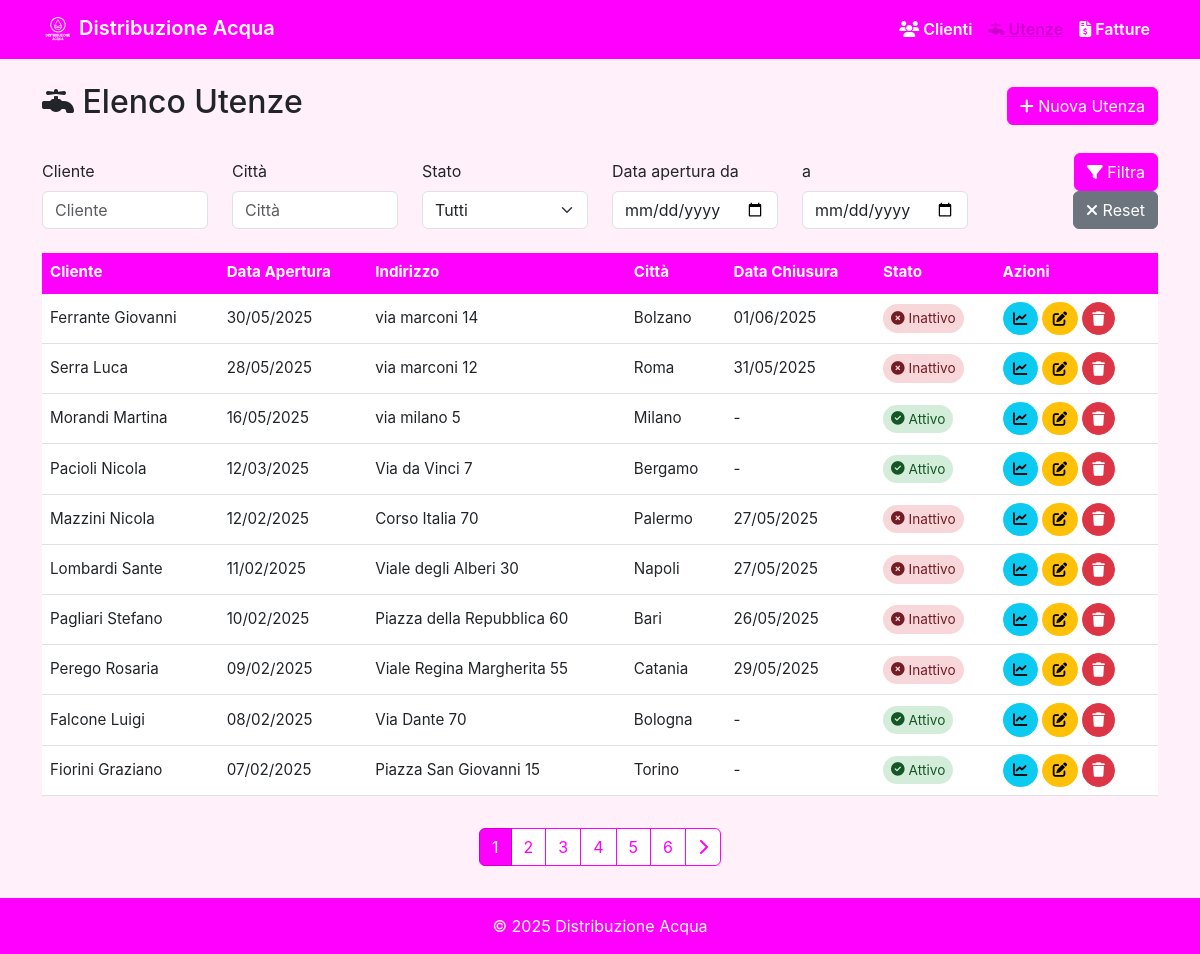
Page /utenze/ on the earlier database version.
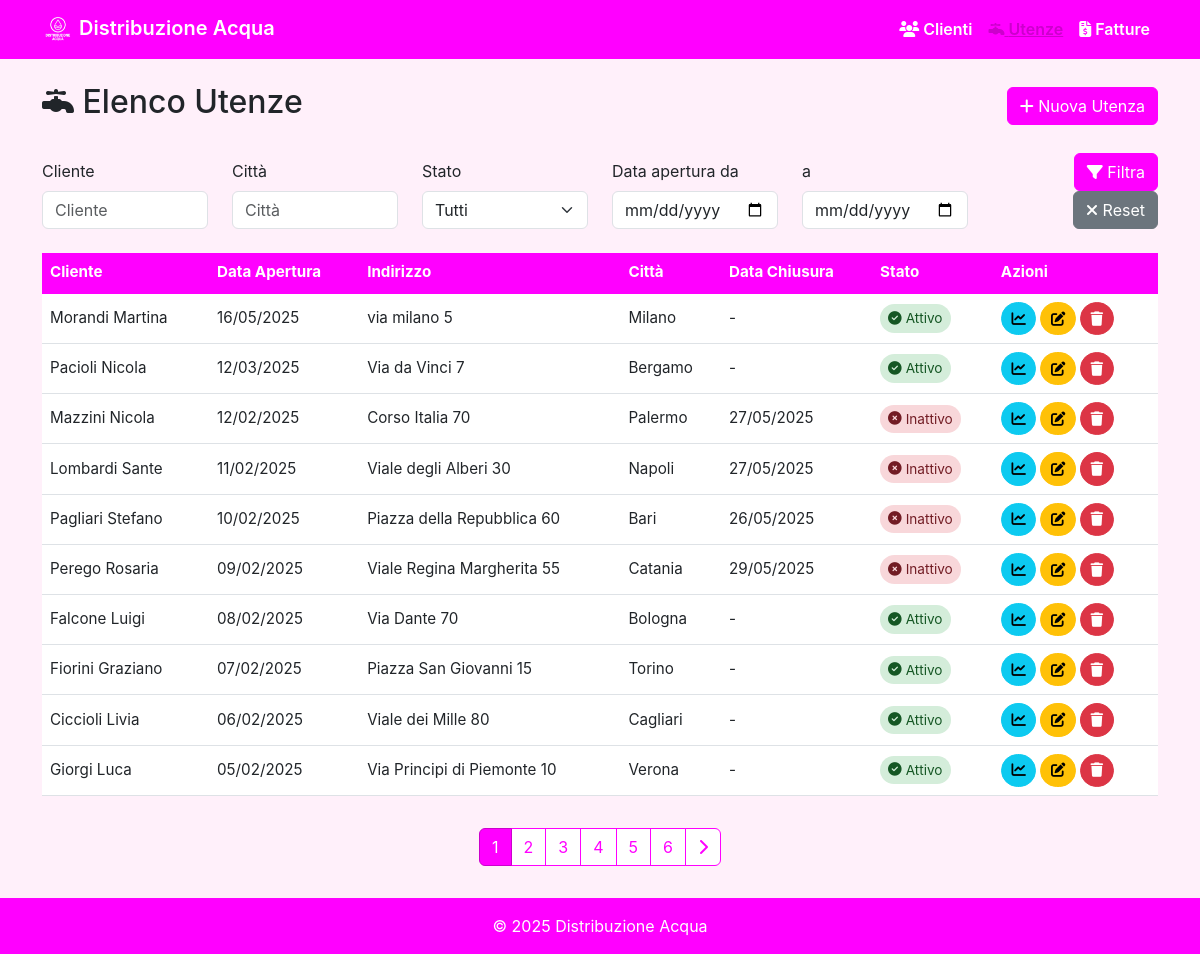
Same page on the later database version.
### una_acies/models.py (models this page shows, shortened)
class Utenza(models.Model):
    STATI = (
        ('attivo', 'Attivo'),
        ('inattivo', 'Inattivo'),
    )
    codice = models.AutoField(primary_key=True)
    data_apertura = models.DateField()
    indirizzo = models.CharField(max_length=200)
    citta = models.CharField(max_length=100)
    data_chiusura = models.DateField(null=True, blank=True)
    stato = models.CharField(max_length=10, choices=STATI)
    cliente = models.ForeignKey(Cliente, on_delete=models.CASCADE)

class Cliente(models.Model):
    codice = models.AutoField(primary_key=True)
    codice_fiscale = models.CharField(max_length=16)
    ragione_sociale = models.CharField(max_length=100)
    indirizzo = models.CharField(max_length=200)
    citta = models.CharField(max_length=100)

### una_acies/views.py (the view)
# urls.py: path('utenze/', views.utenze_list, name='utenze_list'),
def utenze_list(request):
    filtro_cliente = request.GET.get('cliente', '')
    filtro_citta = request.GET.get('citta', '')
    filtro_stato = request.GET.get('stato', '')
    filtro_da = request.GET.get('data_da', '')
    filtro_a = request.GET.get('data_a', '')
    utenze_query = Utenza.objects.all()
    if filtro_cliente:
        utenze_query = utenze_query.filter(
            Q(cliente__ragione_sociale__icontains=filtro_cliente) |
            Q(cliente__codice_fiscale__icontains=filtro_cliente)
        )
    if filtro_citta:
        utenze_query = utenze_query.filter(citta__icontains=filtro_citta)
    if filtro_stato:
        utenze_query = utenze_query.filter(stato=filtro_stato)
    if filtro_da:
        utenze_query = utenze_query.filter(data_apertura__gte=filtro_da)
    if filtro_a:
        utenze_query = utenze_query.filter(data_apertura__lte=filtro_a)
    paginator = Paginator(utenze_query.order_by('-data_apertura'), 10)
    page_number = request.GET.get('page', 1)
    utenze = paginator.get_page(page_number)
    context = {
        'utenze': utenze,
        'filtro_cliente': filtro_cliente,
        'filtro_citta': filtro_citta,
        'filtro_stato': filtro_stato,
        'filtro_da': filtro_da,
        'filtro_a': filtro_a
    }
    return render(request, 'una_acies/utenze_list.html', context)

### una_acies/templates/una_acies/utenze_list.html (shortened to what the changed rows need)
{% extends "una_acies/base.html" %}
{% block content %}
<div class="d-flex justify-content-between align-items-center mb-4">
    <h2><i class="fa-solid fa-faucet"></i> Elenco Utenze</h2>
</div>
<div class="table-responsive">
    <table class="table table-hover align-middle">
        <thead>
            <tr>
                <th>Cliente</th>
                <th>Data Apertura</th>
                <th>Indirizzo</th>
                <th>Città</th>
                <th>Data Chiusura</th>
                <th>Stato</th>
                <th>Azioni</th>
            </tr>
        </thead>
        <tbody>
            {% for utenza in utenze %}
            <tr>
                <td>{{ utenza.cliente.ragione_sociale }}</td>
                <td>{{ utenza.data_apertura|date:"d/m/Y" }}</td>
                <td>{{ utenza.indirizzo }}</td>
                <td>{{ utenza.citta }}</td>
                <td>{{ utenza.data_chiusura|date:"d/m/Y"|default:"-" }}</td>
                <td>
                    {% if utenza.stato == 'attivo' %}
                    <span class="status-badge status-active">
                        <i class="fa-solid fa-circle-check"></i> Attivo
                    </span>
                    {% else %}
                    <span class="status-badge status-inactive">
                        <i class="fa-solid fa-circle-xmark"></i> Inattivo
                    </span>
                    {% endif %}
                </td>
                <td>
                    <div class="d-flex">
                        <a href="{% url 'utenza_letture' utenza.pk %}" class="btn btn-info btn-action me-1" title="Visualizza letture" data-bs-toggle="tooltip">
                            <i class="fa-solid fa-chart-line"></i>
                        </a>
                        <a href="{% url 'utenza_update' utenza.pk %}" class="btn btn-warning btn-action me-1" title="Modifica" data-bs-toggle="tooltip">
                            <i class="fa-solid fa-pen-to-square"></i>
                        </a>
                        <a href="{% url 'utenza_delete' utenza.pk %}" class="btn btn-danger btn-action" title="Elimina" data-bs-toggle="tooltip">
                            <i class="fa-solid fa-trash"></i>
                        </a>
                    </div>
                </td>
            </tr>
            {% endfor %}
        </tbody>
    </table>
</div>
<nav class="mt-3">
    <ul class="pagination justify-content-center">
        {% for num in utenze.paginator.page_range %}
        <li class="page-item {% if utenze.number == num %}active{% endif %}">
            <a class="page-link" href="?page={{ num }}{% for key, value in request.GET.items %}{% if key != 'page' %}&{{ key }}={{ value }}{% endif %}{% endfor %}">{{ num }}</a>
        </li>
        {% endfor %}
    </ul>
</nav>
{% endblock %}

Differences in the rows shown:
removed Utenza: cliente.ragione_sociale "Ferrante Giovanni", data_apertura "30/05/2025", indirizzo "via marconi 14", citta "Bolzano", data_chiusura "01/06/2025", stato "inattivo" (drawn)
removed Utenza: cliente.ragione_sociale "Serra Luca", data_apertura "28/05/2025", indirizzo "via marconi 12", citta "Roma", data_chiusura "31/05/2025", stato "inattivo" (drawn)
now on this page (row unchanged): Utenza: cliente.ragione_sociale "Ciccioli Livia", data_apertura "06/02/2025", indirizzo "Viale dei Mille 80", citta "Cagliari", data_chiusura "-", stato "attivo" (drawn)
now on this page (row unchanged): Utenza: cliente.ragione_sociale "Giorgi Luca", data_apertura "05/02/2025", indirizzo "Via Principi di Piemonte 10", citta "Verona", data_chiusura "-", stato "attivo" (drawn)
